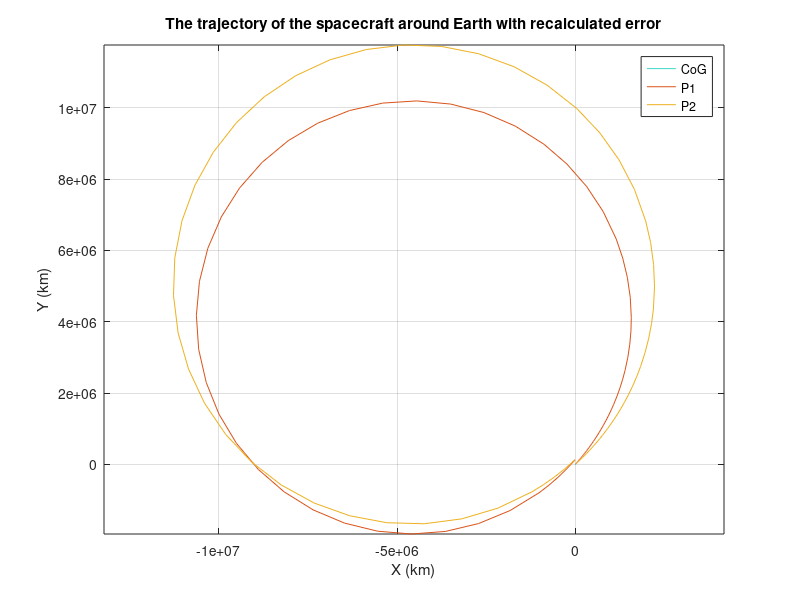

MATLAB code for this plot:
function diss_test2_2
fprintf('\n')
warning('off')

% Provides orbit of satellite in Circular orbit, i = 0

% Earth
mu = 398600; %km^3 s^-2
RE = 6371; %km
%g0 = 9.81e-3; %km/s
karmin_line = 100; %km

% input
inputs = {'Number of rotations per orbit: (Recommended 1-3)','Length of tether: (Recommended 100-1800)'};
title_input = 'Rotations and Length';
dims = [1 40];
hint = {'1','1000'};
control = inputdlg(inputs,title_input,dims,hint);
rot_orbit = str2double(control{1}); %Number of rotations per orbit
sat_length = str2double(control{2}); %Length of tether
fprintf('Number of rotations = %g\n',rot_orbit)
fprintf('Length of tether = %gkm\n\n',sat_length)

% Sat information

sat_radius = sat_length/2; %km
a = RE + sat_radius + karmin_line; % Distance from centre of the Earth
theta_s = pi/4; %theta at the start of the run

% Orbit information
T = 2 * pi * sqrt(a^3/mu); % Time period
v_orb = (2*pi*a)/T; % Orbital velocity
delta_theta = 2*pi*rot_orbit; % Total angle change over orbit 

omega = delta_theta/T; % Angular velocity

% Cartesian Coordinates
% As the satellite is orbiting the equator, we will look in the [x y]
% coordinates
e_hat_r = [cos(theta_s); sin(theta_s)]; % Unit vector
r_ = a*e_hat_r; % Postions vector [X Y 0]
e_hat_theta = [-sin(theta_s); cos(theta_s)];
v_ = v_orb*e_hat_theta; % Velocity vector [x y 0]

r_P1_orb = a-sat_radius; % v = d/t where d = pi*diameter
r_P2_orb = a+sat_radius;

r_P1 = r_P1_orb*e_hat_r;
r_P2 = r_P2_orb*e_hat_r;

theta = theta_s;

% Initial conditions
initial_conditions = [r_(1) r_(2) v_(1) v_(2) r_P1(1) r_P1(2) r_P2(1) r_P2(2) ];

tic
% In order to find the results to the desired accuracy, the ode45 is run
% again, with the accuracy of the run being refined each time
fprintf('Please wait while I run some calculations,\nyour buisness is important to us... *♫Hold Music♫*\n\n')
i = 0;

accuracy = 0.5;
close_diff = 1;
while abs(close_diff) > accuracy
    i = i - 0.001;
    
    options = odeset('abstol',1*10^i,'reltol',1*10^i);

    U = initial_conditions;

    [t,U] = ode45(@loving_life, [0 T], U, options);
    x = U(:,1); y = U(:,2); u_CoG = U(:,3); v_CoG = U(:,4); x_P1 = U(:,5); y_P1 = U(:,6); x_P2 = U(:,7); y_P2 = U(:,8); 
    % theta = U(:,5);
total__ = ones(length(x));
total = sum(total__);
total_store = [0 0];
for count = 2:total
    x_close = initial_conditions(1)-x(count);
   
    y_close = initial_conditions(2)-y(count);

    total_store(count-1) = sqrt(x_close^2  + y_close);
end
close_diff = min(total_store);
end

fprintf('Thank you for waiting \n\n')

    fprintf('After adjusting the accuracy of ode45, the difference between the inital and final position of the trajectory is %0.2gkm (%0.4gkm)\n',close_diff,close_diff)
    fprintf('while the values of abstol and reltol are: 1e%g, and 1e%g\n\n',i,i)

    fprintf('no\n')

figure(1)
plot(x,y,'color',[61/255 217/255 201/255])

xlabel('X (km)'),ylabel('Y (km)'),zlabel('Z (km)'),title('The trajectory of the spacecraft around Earth with recalculated error')
grid on
hold on
%[X,Y,Z] = sphere;
%surf(X*RE,Y*RE,Z*RE)
axis equal
toc

plot(x_P1, y_P1)

plot(x_P2,y_P2)

legend CoG P1 P2


function dU = loving_life(t,U)
    dU = zeros(size(U));
    x = U(1);
    y = U(2);
    u_CoG = U(3);
    v_CoG = U(4);
    %theta = U(5);
    x_P1 = U(5); 
    y_P1 = U(6); 
    x_P2 = U(7); 
    y_P2 = U(8); 
    

    % Equations for delta of each value
    r = sqrt(x^2 + y^2);
    
    dU(1) = u_CoG;
    dU(2) = v_CoG;
    dU(3) = -(mu*x)/r^3;
    dU(4) = -(mu*y)/r^3;
    %dU(5) =  omega*t;
    
    theta = omega*t;
    e_hat_rP = [cos(theta); sin(theta)];

    dU(5) = x - (sat_radius*e_hat_rP(1));
    dU(6) = y - (sat_radius*e_hat_rP(2));
    dU(7) = x + (sat_radius*e_hat_rP(1));
    dU(8) = y + (sat_radius*e_hat_rP(2));
end

end